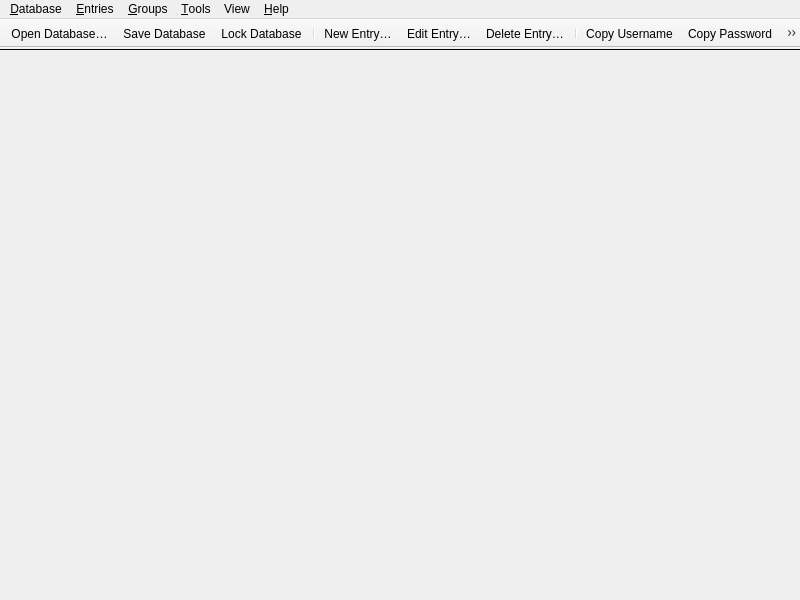
<?xml version="1.0" encoding="UTF-8"?>
<ui version="4.0">
 <class>MainWindow</class>
 <widget class="QMainWindow" name="MainWindow">
  <property name="enabled">
   <bool>true</bool>
  </property>
  <property name="geometry">
   <rect>
    <x>0</x>
    <y>0</y>
    <width>800</width>
    <height>600</height>
   </rect>
  </property>
  <property name="minimumSize">
   <size>
    <width>800</width>
    <height>500</height>
   </size>
  </property>
  <property name="windowTitle">
   <string notr="true">KeePassXC</string>
  </property>
  <widget class="QWidget" name="centralwidget">
   <property name="enabled">
    <bool>true</bool>
   </property>
   <layout class="QVBoxLayout" name="verticalLayout">
    <property name="spacing">
     <number>0</number>
    </property>
    <property name="leftMargin">
     <number>0</number>
    </property>
    <property name="topMargin">
     <number>0</number>
    </property>
    <property name="rightMargin">
     <number>0</number>
    </property>
    <property name="bottomMargin">
     <number>0</number>
    </property>
    <item>
     <widget class="MessageWidget" name="globalMessageWidget" native="true">
      <property name="sizePolicy">
       <sizepolicy hsizetype="Preferred" vsizetype="Preferred">
        <horstretch>0</horstretch>
        <verstretch>0</verstretch>
       </sizepolicy>
      </property>
     </widget>
    </item>
    <item>
     <widget class="Line" name="toolbarSeparator">
      <property name="frameShadow">
       <enum>QFrame::Plain</enum>
      </property>
      <property name="orientation">
       <enum>Qt::Horizontal</enum>
      </property>
     </widget>
    </item>
    <item>
     <widget class="QStackedWidget" name="stackedWidget">
      <property name="sizePolicy">
       <sizepolicy hsizetype="Preferred" vsizetype="Preferred">
        <horstretch>0</horstretch>
        <verstretch>0</verstretch>
       </sizepolicy>
      </property>
      <property name="currentIndex">
       <number>2</number>
      </property>
      <widget class="QWidget" name="pageDatabase">
       <layout class="QVBoxLayout" name="verticalLayout_2">
        <property name="leftMargin">
         <number>0</number>
        </property>
        <property name="topMargin">
         <number>0</number>
        </property>
        <property name="rightMargin">
         <number>0</number>
        </property>
        <property name="bottomMargin">
         <number>0</number>
        </property>
        <item>
         <widget class="DatabaseTabWidget" name="tabWidget">
          <property name="currentIndex">
           <number>-1</number>
          </property>
          <property name="tabsClosable">
           <bool>true</bool>
          </property>
          <property name="movable">
           <bool>true</bool>
          </property>
         </widget>
        </item>
       </layout>
      </widget>
      <widget class="QWidget" name="pageSettings">
       <layout class="QVBoxLayout" name="verticalLayout_3">
        <property name="leftMargin">
         <number>0</number>
        </property>
        <property name="topMargin">
         <number>0</number>
        </property>
        <property name="rightMargin">
         <number>0</number>
        </property>
        <property name="bottomMargin">
         <number>0</number>
        </property>
        <item>
         <widget class="ApplicationSettingsWidget" name="settingsWidget" native="true"/>
        </item>
       </layout>
      </widget>
      <widget class="QWidget" name="pageWelcome">
       <layout class="QVBoxLayout" name="verticalLayout_5">
        <item>
         <layout class="QHBoxLayout" name="horizontalLayout">
          <item>
           <spacer name="horizontalSpacer">
            <property name="orientation">
             <enum>Qt::Horizontal</enum>
            </property>
            <property name="sizeType">
             <enum>QSizePolicy::MinimumExpanding</enum>
            </property>
            <property name="sizeHint" stdset="0">
             <size>
              <width>50</width>
              <height>20</height>
             </size>
            </property>
           </spacer>
          </item>
          <item>
           <widget class="WelcomeWidget" name="welcomeWidget" native="true"/>
          </item>
          <item>
           <spacer name="horizontalSpacer_2">
            <property name="orientation">
             <enum>Qt::Horizontal</enum>
            </property>
            <property name="sizeType">
             <enum>QSizePolicy::MinimumExpanding</enum>
            </property>
            <property name="sizeHint" stdset="0">
             <size>
              <width>50</width>
              <height>20</height>
             </size>
            </property>
           </spacer>
          </item>
         </layout>
        </item>
       </layout>
      </widget>
      <widget class="QWidget" name="pagePasswordGenerator">
       <layout class="QVBoxLayout" name="verticalLayout_6">
        <property name="leftMargin">
         <number>60</number>
        </property>
        <property name="topMargin">
         <number>30</number>
        </property>
        <property name="rightMargin">
         <number>60</number>
        </property>
        <item>
         <spacer name="verticalSpacer_2">
          <property name="orientation">
           <enum>Qt::Vertical</enum>
          </property>
          <property name="sizeHint" stdset="0">
           <size>
            <width>20</width>
            <height>40</height>
           </size>
          </property>
         </spacer>
        </item>
        <item>
         <widget class="PasswordGeneratorWidget" name="passwordGeneratorWidget" native="true"/>
        </item>
        <item>
         <spacer name="verticalSpacer">
          <property name="orientation">
           <enum>Qt::Vertical</enum>
          </property>
          <property name="sizeHint" stdset="0">
           <size>
            <width>20</width>
            <height>40</height>
           </size>
          </property>
         </spacer>
        </item>
       </layout>
      </widget>
     </widget>
    </item>
   </layout>
  </widget>
  <widget class="QMenuBar" name="menubar">
   <property name="geometry">
    <rect>
     <x>0</x>
     <y>0</y>
     <width>800</width>
     <height>22</height>
    </rect>
   </property>
   <property name="contextMenuPolicy">
    <enum>Qt::PreventContextMenu</enum>
   </property>
   <widget class="QMenu" name="menuFile">
    <property name="title">
     <string>&amp;Database</string>
    </property>
    <widget class="QMenu" name="menuRecentDatabases">
     <property name="title">
      <string>&amp;Recent Databases</string>
     </property>
    </widget>
    <widget class="QMenu" name="menuExport">
     <property name="title">
      <string>&amp;Export</string>
     </property>
     <addaction name="actionExportCsv"/>
     <addaction name="actionExportHtml"/>
     <addaction name="actionExportXML"/>
    </widget>
    <addaction name="actionDatabaseNew"/>
    <addaction name="actionDatabaseOpen"/>
    <addaction name="menuRecentDatabases"/>
    <addaction name="actionDatabaseSave"/>
    <addaction name="actionDatabaseSaveAs"/>
    <addaction name="actionDatabaseSaveBackup"/>
    <addaction name="actionDatabaseClose"/>
    <addaction name="separator"/>
    <addaction name="actionLockDatabase"/>
    <addaction name="actionLockAllDatabases"/>
    <addaction name="separator"/>
    <addaction name="actionDatabaseSettings"/>
    <addaction name="actionDatabaseSecurity"/>
    <addaction name="actionReports"/>
    <addaction name="separator"/>
    <addaction name="actionPasskeys"/>
    <addaction name="actionImportPasskey"/>
    <addaction name="separator"/>
    <addaction name="actionDatabaseMerge"/>
    <addaction name="actionImport"/>
    <addaction name="menuExport"/>
    <addaction name="separator"/>
    <addaction name="actionQuit"/>
   </widget>
   <widget class="QMenu" name="menuHelp">
    <property name="title">
     <string>&amp;Help</string>
    </property>
    <addaction name="separator"/>
    <addaction name="actionGettingStarted"/>
    <addaction name="actionUserGuide"/>
    <addaction name="actionKeyboardShortcuts"/>
    <addaction name="actionOnlineHelp"/>
    <addaction name="separator"/>
    <addaction name="actionCheckForUpdates"/>
    <addaction name="actionDonate"/>
    <addaction name="actionBugReport"/>
    <addaction name="actionAbout"/>
   </widget>
   <widget class="QMenu" name="menuEntries">
    <property name="title">
     <string>&amp;Entries</string>
    </property>
    <property name="separatorsCollapsible">
     <bool>true</bool>
    </property>
    <widget class="QMenu" name="menuEntryCopyAttribute">
     <property name="toolTip">
      <string/>
     </property>
     <property name="title">
      <string>Copy Att&amp;ribute</string>
     </property>
     <addaction name="actionEntryCopyTitle"/>
     <addaction name="actionEntryCopyNotes"/>
     <addaction name="separator"/>
    </widget>
    <widget class="QMenu" name="menuEntryTotp">
     <property name="title">
      <string>TOTP</string>
     </property>
     <addaction name="actionEntryCopyTotp"/>
     <addaction name="actionEntryCopyPasswordTotp"/>
     <addaction name="actionEntryTotp"/>
     <addaction name="actionEntryTotpQRCode"/>
     <addaction name="actionEntrySetupTotp"/>
    </widget>
    <widget class="QMenu" name="menuTags">
     <property name="tearOffEnabled">
      <bool>true</bool>
     </property>
     <property name="title">
      <string>Tags</string>
     </property>
    </widget>
    <addaction name="separator"/>
    <addaction name="actionEntryNew"/>
    <addaction name="actionEntryEdit"/>
    <addaction name="actionEntryExpire"/>
    <addaction name="actionEntryClone"/>
    <addaction name="actionEntryDelete"/>
    <addaction name="separator"/>
    <addaction name="actionEntryMoveUp"/>
    <addaction name="actionEntryMoveDown"/>
    <addaction name="separator"/>
    <addaction name="actionEntryCopyUsername"/>
    <addaction name="actionEntryCopyPassword"/>
    <addaction name="actionEntryCopyURL"/>
    <addaction name="menuEntryCopyAttribute"/>
    <addaction name="menuEntryTotp"/>
    <addaction name="menuTags"/>
    <addaction name="separator"/>
    <addaction name="actionEntryAutoType"/>
    <addaction name="separator"/>
    <addaction name="actionEntryImportPasskey"/>
    <addaction name="actionEntryRemovePasskey"/>
    <addaction name="separator"/>
    <addaction name="actionEntryOpenUrl"/>
    <addaction name="actionEntryDownloadIcon"/>
    <addaction name="separator"/>
    <addaction name="actionEntryAddToAgent"/>
    <addaction name="actionEntryRemoveFromAgent"/>
    <addaction name="separator"/>
    <addaction name="actionEntryRestore"/>
   </widget>
   <widget class="QMenu" name="menuGroups">
    <property name="title">
     <string>&amp;Groups</string>
    </property>
    <addaction name="actionGroupEmptyRecycleBin"/>
    <addaction name="separator"/>
    <addaction name="actionGroupNew"/>
    <addaction name="actionGroupEdit"/>
    <addaction name="actionGroupClone"/>
    <addaction name="actionGroupDelete"/>
    <addaction name="separator"/>
    <addaction name="actionGroupSortAsc"/>
    <addaction name="actionGroupSortDesc"/>
    <addaction name="separator"/>
    <addaction name="actionGroupDownloadFavicons"/>
   </widget>
   <widget class="QMenu" name="menuTools">
    <property name="title">
     <string>&amp;Tools</string>
    </property>
    <addaction name="actionPasswordGenerator"/>
    <addaction name="actionClearSSHAgent"/>
    <addaction name="actionSettings"/>
   </widget>
   <widget class="QMenu" name="menuView">
    <property name="title">
     <string>View</string>
    </property>
    <widget class="QMenu" name="menuTheme">
     <property name="title">
      <string>Theme</string>
     </property>
     <addaction name="actionThemeAuto"/>
     <addaction name="actionThemeLight"/>
     <addaction name="actionThemeDark"/>
     <addaction name="actionThemeClassic"/>
    </widget>
    <addaction name="menuTheme"/>
    <addaction name="actionCompactMode"/>
    <addaction name="actionAlwaysOnTop"/>
    <addaction name="actionAllowScreenCapture"/>
    <addaction name="separator"/>
    <addaction name="actionShowPreviewPanel"/>
    <addaction name="actionShowGroupPanel"/>
    <addaction name="separator"/>
    <addaction name="actionShowMenubar"/>
    <addaction name="actionShowToolbar"/>
    <addaction name="separator"/>
    <addaction name="actionHideUsernames"/>
    <addaction name="actionHidePasswords"/>
   </widget>
   <addaction name="menuFile"/>
   <addaction name="menuEntries"/>
   <addaction name="menuGroups"/>
   <addaction name="menuTools"/>
   <addaction name="menuView"/>
   <addaction name="menuHelp"/>
  </widget>
  <widget class="KPToolBar" name="toolBar">
   <property name="contextMenuPolicy">
    <enum>Qt::PreventContextMenu</enum>
   </property>
   <property name="movable">
    <bool>false</bool>
   </property>
   <property name="iconSize">
    <size>
     <width>26</width>
     <height>26</height>
    </size>
   </property>
   <attribute name="toolBarArea">
    <enum>TopToolBarArea</enum>
   </attribute>
   <attribute name="toolBarBreak">
    <bool>false</bool>
   </attribute>
   <addaction name="actionDatabaseOpen"/>
   <addaction name="actionDatabaseSave"/>
   <addaction name="actionLockDatabaseToolbar"/>
   <addaction name="separator"/>
   <addaction name="actionEntryNew"/>
   <addaction name="actionEntryEdit"/>
   <addaction name="actionEntryDelete"/>
   <addaction name="separator"/>
   <addaction name="actionEntryCopyUsername"/>
   <addaction name="actionEntryCopyPassword"/>
   <addaction name="actionEntryCopyURL"/>
   <addaction name="actionEntryAutoType"/>
   <addaction name="separator"/>
   <addaction name="actionDatabaseSettings"/>
   <addaction name="actionReports"/>
   <addaction name="separator"/>
   <addaction name="actionPasswordGenerator"/>
   <addaction name="actionSettings"/>
   <addaction name="separator"/>
  </widget>
  <action name="actionQuit">
   <property name="text">
    <string>&amp;Quit</string>
   </property>
   <property name="menuRole">
    <enum>QAction::QuitRole</enum>
   </property>
  </action>
  <action name="actionAbout">
   <property name="text">
    <string>&amp;About</string>
   </property>
   <property name="menuRole">
    <enum>QAction::AboutRole</enum>
   </property>
  </action>
  <action name="actionCheckForUpdates">
   <property name="text">
    <string>&amp;Check for Updates</string>
   </property>
   <property name="menuRole">
    <enum>QAction::ApplicationSpecificRole</enum>
   </property>
  </action>
  <action name="actionDatabaseOpen">
   <property name="text">
    <string>&amp;Open Database…</string>
   </property>
  </action>
  <action name="actionDatabaseSave">
   <property name="text">
    <string>&amp;Save Database</string>
   </property>
  </action>
  <action name="actionDatabaseClose">
   <property name="text">
    <string>&amp;Close Database</string>
   </property>
  </action>
  <action name="actionDatabaseNew">
   <property name="text">
    <string>&amp;New Database…</string>
   </property>
   <property name="toolTip">
    <string>Create a new database</string>
   </property>
  </action>
  <action name="actionDatabaseMerge">
   <property name="text">
    <string>&amp;Merge From Database…</string>
   </property>
   <property name="toolTip">
    <string>Merge from another KDBX database</string>
   </property>
  </action>
  <action name="actionEntryNew">
   <property name="text">
    <string>&amp;New Entry…</string>
   </property>
   <property name="toolTip">
    <string>Add a new entry</string>
   </property>
  </action>
  <action name="actionEntryEdit">
   <property name="text">
    <string>&amp;Edit Entry…</string>
   </property>
   <property name="toolTip">
    <string>View or edit entry</string>
   </property>
  </action>
  <action name="actionEntryExpire">
   <property name="enabled">
    <bool>false</bool>
   </property>
   <property name="text">
    <string>E&amp;xpire Entry…</string>
   </property>
  </action>
  <action name="actionEntryDelete">
   <property name="text">
    <string>&amp;Delete Entry…</string>
   </property>
  </action>
  <action name="actionGroupNew">
   <property name="text">
    <string>&amp;New Group…</string>
   </property>
   <property name="toolTip">
    <string>Add a new group</string>
   </property>
  </action>
  <action name="actionGroupEdit">
   <property name="text">
    <string>&amp;Edit Group…</string>
   </property>
  </action>
  <action name="actionGroupDelete">
   <property name="text">
    <string>&amp;Delete Group…</string>
   </property>
  </action>
  <action name="actionGroupDownloadFavicons">
   <property name="text">
    <string>Download All &amp;Favicons…</string>
   </property>
  </action>
  <action name="actionGroupSortAsc">
   <property name="text">
    <string>Sort &amp;A-Z</string>
   </property>
  </action>
  <action name="actionGroupSortDesc">
   <property name="text">
    <string>Sort &amp;Z-A</string>
   </property>
  </action>
  <action name="actionDatabaseSaveAs">
   <property name="text">
    <string>Sa&amp;ve Database As…</string>
   </property>
  </action>
  <action name="actionDatabaseSecurity">
   <property name="text">
    <string>Database &amp;Security…</string>
   </property>
  </action>
  <action name="actionReports">
   <property name="checkable">
    <bool>true</bool>
   </property>
   <property name="text">
    <string>Database &amp;Reports…</string>
   </property>
   <property name="toolTip">
    <string>Statistics, health check, etc.</string>
   </property>
   <property name="menuRole">
    <enum>QAction::NoRole</enum>
   </property>
  </action>
  <action name="actionDatabaseSettings">
   <property name="checkable">
    <bool>true</bool>
   </property>
   <property name="text">
    <string>&amp;Database Settings…</string>
   </property>
   <property name="toolTip">
    <string>Database settings</string>
   </property>
   <property name="menuRole">
    <enum>QAction::NoRole</enum>
   </property>
  </action>
  <action name="actionPasskeys">
   <property name="text">
    <string>Passkeys…</string>
   </property>
   <property name="toolTip">
    <string>Passkeys</string>
   </property>
   <property name="menuRole">
    <enum>QAction::NoRole</enum>
   </property>
  </action>
  <action name="actionImportPasskey">
   <property name="text">
    <string>Import Passkey</string>
   </property>
   <property name="toolTip">
    <string>Import Passkey</string>
   </property>
   <property name="menuRole">
    <enum>QAction::NoRole</enum>
   </property>
  </action>
  <action name="actionEntryClone">
   <property name="text">
    <string>&amp;Clone Entry…</string>
   </property>
  </action>
  <action name="actionEntryMoveUp">
   <property name="text">
    <string>Move u&amp;p</string>
   </property>
   <property name="toolTip">
    <string>Move entry one step up</string>
   </property>
  </action>
  <action name="actionEntryMoveDown">
   <property name="text">
    <string>Move do&amp;wn</string>
   </property>
   <property name="toolTip">
    <string>Move entry one step down</string>
   </property>
  </action>
  <action name="actionEntryCopyUsername">
   <property name="text">
    <string>Copy &amp;Username</string>
   </property>
   <property name="toolTip">
    <string>Copy username to clipboard</string>
   </property>
  </action>
  <action name="actionEntryCopyPassword">
   <property name="text">
    <string>Copy &amp;Password</string>
   </property>
   <property name="toolTip">
    <string>Copy password to clipboard</string>
   </property>
  </action>
  <action name="actionSettings">
   <property name="checkable">
    <bool>true</bool>
   </property>
   <property name="text">
    <string>&amp;Settings</string>
   </property>
   <property name="menuRole">
    <enum>QAction::PreferencesRole</enum>
   </property>
  </action>
  <action name="actionPasswordGenerator">
   <property name="checkable">
    <bool>true</bool>
   </property>
   <property name="text">
    <string>&amp;Password Generator</string>
   </property>
  </action>
  <action name="actionEntryAutoType">
   <property name="text">
    <string>Perform &amp;Auto-Type</string>
   </property>
  </action>
  <action name="actionEntryImportPasskey">
   <property name="text">
    <string>Import Passkey</string>
   </property>
  </action>
  <action name="actionEntryRemovePasskey">
   <property name="text">
    <string>Remove Passkey From Entry</string>
   </property>
  </action>
  <action name="actionEntryAutoTypeUsername">
   <property name="enabled">
    <bool>false</bool>
   </property>
   <property name="text">
    <string notr="true">{USERNAME}</string>
   </property>
   <property name="iconText">
    <string notr="true">{USERNAME}</string>
   </property>
   <property name="toolTip">
    <string notr="true">{USERNAME}</string>
   </property>
  </action>
  <action name="actionEntryAutoTypeUsernameEnter">
   <property name="enabled">
    <bool>false</bool>
   </property>
   <property name="text">
    <string notr="true">{USERNAME}{ENTER}</string>
   </property>
   <property name="iconText">
    <string notr="true">{USERNAME}{ENTER}</string>
   </property>
   <property name="toolTip">
    <string notr="true">{USERNAME}{ENTER}</string>
   </property>
  </action>
  <action name="actionEntryAutoTypePassword">
   <property name="enabled">
    <bool>false</bool>
   </property>
   <property name="text">
    <string notr="true">{PASSWORD}</string>
   </property>
   <property name="iconText">
    <string notr="true">{PASSWORD}</string>
   </property>
   <property name="toolTip">
    <string notr="true">{PASSWORD}</string>
   </property>
  </action>
  <action name="actionEntryAutoTypePasswordEnter">
   <property name="enabled">
    <bool>false</bool>
   </property>
   <property name="text">
    <string notr="true">{PASSWORD}{ENTER}</string>
   </property>
   <property name="iconText">
    <string notr="true">{PASSWORD}{ENTER}</string>
   </property>
   <property name="toolTip">
    <string notr="true">{PASSWORD}{ENTER}</string>
   </property>
  </action>
  <action name="actionEntryAutoTypeTOTP">
   <property name="enabled">
    <bool>false</bool>
   </property>
   <property name="text">
    <string notr="true">{TOTP}</string>
   </property>
   <property name="iconText">
    <string notr="true">{TOTP}</string>
   </property>
   <property name="toolTip">
    <string notr="true">{TOTP}</string>
   </property>
  </action>
  <action name="actionEntryDownloadIcon">
   <property name="text">
    <string>Download &amp;Favicon</string>
   </property>
  </action>
  <action name="actionEntryOpenUrl">
   <property name="text">
    <string>Open &amp;URL</string>
   </property>
  </action>
  <action name="actionLockDatabase">
   <property name="text">
    <string>&amp;Lock Database</string>
   </property>
  </action>
  <action name="actionLockAllDatabases">
   <property name="text">
    <string>Lock &amp;All Databases</string>
   </property>
  </action>
  <action name="actionEntryCopyTitle">
   <property name="text">
    <string>&amp;Title</string>
   </property>
   <property name="toolTip">
    <string>Copy title to clipboard</string>
   </property>
  </action>
  <action name="actionEntryCopyURL">
   <property name="text">
    <string>Copy &amp;URL</string>
   </property>
   <property name="toolTip">
    <string>Copy URL to clipboard</string>
   </property>
  </action>
  <action name="actionEntryCopyNotes">
   <property name="text">
    <string>&amp;Notes</string>
   </property>
   <property name="toolTip">
    <string>Copy notes to clipboard</string>
   </property>
  </action>
  <action name="actionExportCsv">
   <property name="text">
    <string>&amp;CSV File…</string>
   </property>
  </action>
  <action name="actionExportHtml">
   <property name="text">
    <string>&amp;HTML File…</string>
   </property>
  </action>
  <action name="actionImportKeePass1">
   <property name="text">
    <string>KeePass 1 Database…</string>
   </property>
   <property name="toolTip">
    <string>Import a KeePass 1 database</string>
   </property>
  </action>
  <action name="actionImportOpVault">
   <property name="text">
    <string>1Password Vault…</string>
   </property>
   <property name="toolTip">
    <string>Import a 1Password Vault</string>
   </property>
  </action>
  <action name="actionImportCsv">
   <property name="text">
    <string>CSV File…</string>
   </property>
   <property name="toolTip">
    <string>Import a CSV file</string>
   </property>
  </action>
  <action name="actionEntryTotp">
   <property name="text">
    <string>Show TOTP</string>
   </property>
  </action>
  <action name="actionEntryTotpQRCode">
   <property name="text">
    <string>Show QR Code</string>
   </property>
  </action>
  <action name="actionEntrySetupTotp">
   <property name="text">
    <string>Set up TOTP…</string>
   </property>
  </action>
  <action name="actionEntryCopyTotp">
   <property name="text">
    <string>Copy &amp;TOTP</string>
   </property>
  </action>
  <action name="actionEntryCopyPasswordTotp">
   <property name="text">
    <string>Copy Password and TOTP</string>
   </property>
  </action>
  <action name="actionGroupEmptyRecycleBin">
   <property name="text">
    <string>E&amp;mpty recycle bin</string>
   </property>
   <property name="toolTip">
    <string>Empty Recycle Bin</string>
   </property>
  </action>
  <action name="actionDonate">
   <property name="text">
    <string>&amp;Donate</string>
   </property>
  </action>
  <action name="actionBugReport">
   <property name="text">
    <string>Report a &amp;Bug</string>
   </property>
  </action>
  <action name="actionGettingStarted">
   <property name="text">
    <string>&amp;Getting Started</string>
   </property>
   <property name="toolTip">
    <string>Open Getting Started Guide</string>
   </property>
  </action>
  <action name="actionOnlineHelp">
   <property name="text">
    <string>&amp;Online Help</string>
   </property>
   <property name="toolTip">
    <string>Go to online documentation</string>
   </property>
  </action>
  <action name="actionUserGuide">
   <property name="text">
    <string>&amp;User Guide</string>
   </property>
   <property name="toolTip">
    <string>Open User Guide</string>
   </property>
  </action>
  <action name="actionKeyboardShortcuts">
   <property name="text">
    <string>&amp;Keyboard Shortcuts</string>
   </property>
   <property name="shortcut">
    <string notr="true">Ctrl+/</string>
   </property>
  </action>
  <action name="actionDatabaseSaveBackup">
   <property name="text">
    <string>Save Database Backup…</string>
   </property>
  </action>
  <action name="actionEntryAddToAgent">
   <property name="text">
    <string>Add key to SSH Agent</string>
   </property>
  </action>
  <action name="actionEntryRemoveFromAgent">
   <property name="text">
    <string>Remove key from SSH Agent</string>
   </property>
  </action>
  <action name="actionCompactMode">
   <property name="checkable">
    <bool>true</bool>
   </property>
   <property name="text">
    <string>Compact Mode</string>
   </property>
  </action>
  <action name="actionThemeAuto">
   <property name="checkable">
    <bool>true</bool>
   </property>
   <property name="checked">
    <bool>true</bool>
   </property>
   <property name="text">
    <string>Automatic</string>
   </property>
  </action>
  <action name="actionThemeLight">
   <property name="checkable">
    <bool>true</bool>
   </property>
   <property name="text">
    <string>Light</string>
   </property>
  </action>
  <action name="actionThemeDark">
   <property name="checkable">
    <bool>true</bool>
   </property>
   <property name="text">
    <string>Dark</string>
   </property>
  </action>
  <action name="actionThemeClassic">
   <property name="checkable">
    <bool>true</bool>
   </property>
   <property name="text">
    <string>Classic (Platform-native)</string>
   </property>
  </action>
  <action name="actionShowMenubar">
   <property name="checkable">
    <bool>true</bool>
   </property>
   <property name="checked">
    <bool>true</bool>
   </property>
   <property name="text">
    <string>Show Menubar</string>
   </property>
   <property name="toolTip">
    <string>Toggle Show Menubar</string>
   </property>
  </action>
  <action name="actionShowToolbar">
   <property name="checkable">
    <bool>true</bool>
   </property>
   <property name="checked">
    <bool>true</bool>
   </property>
   <property name="text">
    <string>Show Toolbar</string>
   </property>
  </action>
  <action name="actionShowPreviewPanel">
   <property name="checkable">
    <bool>true</bool>
   </property>
   <property name="checked">
    <bool>true</bool>
   </property>
   <property name="text">
    <string>Show Preview Panel</string>
   </property>
  </action>
  <action name="actionAlwaysOnTop">
   <property name="checkable">
    <bool>true</bool>
   </property>
   <property name="text">
    <string>Always on Top</string>
   </property>
   <property name="shortcut">
    <string notr="true">Ctrl+Shift+A</string>
   </property>
  </action>
  <action name="actionHideUsernames">
   <property name="checkable">
    <bool>true</bool>
   </property>
   <property name="text">
    <string>Hide Usernames</string>
   </property>
   <property name="shortcut">
    <string notr="true">Ctrl+Shift+B</string>
   </property>
  </action>
  <action name="actionHidePasswords">
   <property name="checkable">
    <bool>true</bool>
   </property>
   <property name="checked">
    <bool>true</bool>
   </property>
   <property name="text">
    <string>Hide Passwords</string>
   </property>
   <property name="shortcut">
    <string notr="true">Ctrl+Shift+C</string>
   </property>
  </action>
  <action name="actionEntryAutoTypeSequence">
   <property name="text">
    <string notr="true">{USERNAME}{TAB}{PASSWORD}{ENTER}</string>
   </property>
   <property name="iconText">
    <string notr="true">{USERNAME}{TAB}{PASSWORD}{ENTER}</string>
   </property>
   <property name="toolTip">
    <string notr="true">{USERNAME}{TAB}{PASSWORD}{ENTER}</string>
   </property>
  </action>
  <action name="actionGroupClone">
   <property name="text">
    <string>Clone Group...</string>
   </property>
  </action>
  <action name="actionEntryRestore">
   <property name="text">
    <string notr="true" extracomment="Translatable string with plural form set in CPP file">Restore Entry(s)</string>
   </property>
   <property name="toolTip">
    <string notr="true" extracomment="Translatable string with plural form set in CPP file">Restore Entry(s)</string>
   </property>
   <property name="shortcut">
    <string notr="true">Ctrl+R</string>
   </property>
  </action>
  <action name="actionLockDatabaseToolbar">
   <property name="text">
    <string>&amp;Lock Database</string>
   </property>
  </action>
  <action name="actionExportXML">
   <property name="text">
    <string>&amp;XML File…</string>
   </property>
   <property name="toolTip">
    <string>XML File…</string>
   </property>
  </action>
  <action name="actionAllowScreenCapture">
   <property name="checkable">
    <bool>true</bool>
   </property>
   <property name="text">
    <string>Allow Screen Capture</string>
   </property>
  </action>
  <action name="actionImport1PUX">
   <property name="text">
    <string>1Password 1PUX...</string>
   </property>
   <property name="toolTip">
    <string>Import a 1Password 1PUX file</string>
   </property>
  </action>
  <action name="actionImport">
   <property name="text">
    <string>Import…</string>
   </property>
  </action>
  <action name="actionShowGroupPanel">
   <property name="checkable">
    <bool>true</bool>
   </property>
   <property name="checked">
    <bool>true</bool>
   </property>
   <property name="text">
    <string>Show Group Panel</string>
   </property>
   <property name="toolTip">
    <string>Toggle Show Group Panel</string>
   </property>
  </action>
  <action name="actionClearSSHAgent">
   <property name="text">
    <string>Clear SSH Agent</string>
   </property>
   <property name="toolTip">
    <string>Clear all identities in ssh-agent</string>
   </property>
   <property name="menuRole">
    <enum>QAction::TextHeuristicRole</enum>
   </property>
  </action>
 </widget>
 <customwidgets>
  <customwidget>
   <class>MessageWidget</class>
   <extends>QWidget</extends>
   <header>gui/MessageWidget.h</header>
   <container>1</container>
  </customwidget>
  <customwidget>
   <class>PasswordGeneratorWidget</class>
   <extends>QWidget</extends>
   <header>gui/PasswordGeneratorWidget.h</header>
   <container>1</container>
  </customwidget>
  <customwidget>
   <class>DatabaseTabWidget</class>
   <extends>QTabWidget</extends>
   <header>gui/DatabaseTabWidget.h</header>
   <container>1</container>
  </customwidget>
  <customwidget>
   <class>ApplicationSettingsWidget</class>
   <extends>QWidget</extends>
   <header>gui/ApplicationSettingsWidget.h</header>
   <container>1</container>
  </customwidget>
  <customwidget>
   <class>WelcomeWidget</class>
   <extends>QWidget</extends>
   <header>gui/WelcomeWidget.h</header>
   <container>1</container>
  </customwidget>
  <customwidget>
   <class>KPToolBar</class>
   <extends>QToolBar</extends>
   <header>gui/widgets/KPToolBar.h</header>
  </customwidget>
 </customwidgets>
 <resources/>
 <connections/>
</ui>
